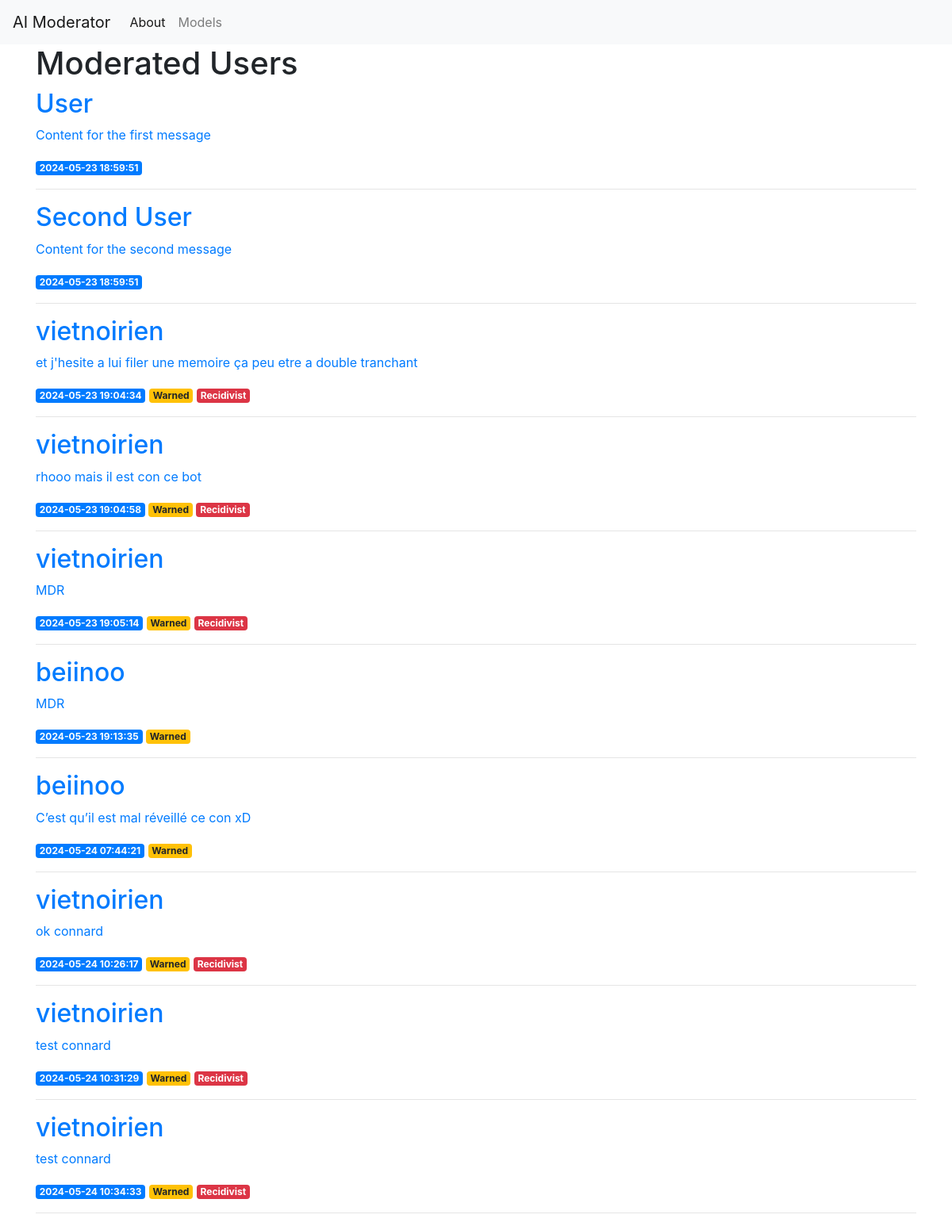
The page / on the database its author committed.
### tables this page shows
CREATE TABLE posts (
    id INTEGER PRIMARY KEY AUTOINCREMENT,
    created TIMESTAMP NOT NULL DEFAULT CURRENT_TIMESTAMP,
    author TEXT NOT NULL,
    message TEXT NOT NULL,
    moderation TEXT NOT NULL
);

### project.py (the view)
@app.route('/')
@template_utils
def index(utils):
    posts = get_posts()
    return render_template('index.html', posts=posts, **utils)

### project.py (called while the page is built)
def get_db_connection():
    conn = sqlite3.connect("database.db")
    conn.row_factory = sqlite3.Row
    return conn

def get_posts():
    conn = get_db_connection()
    posts = conn.execute("SELECT * FROM posts").fetchall()
    conn.close()
    return posts

def number_of_messages(username):
    username = str(username)
    conn = get_db_connection()
    cursor = conn.execute("SELECT COUNT(*) FROM posts WHERE author = ?", (username,))
    number = cursor.fetchone()[0]
    conn.close()
    return number

def get_user_id(username):
    username = str(username)
    conn = get_db_connection()
    cursor = conn.execute("SELECT id FROM users WHERE username = ?", (username,))
    user = cursor.fetchone()
    if user is None:
        conn.execute("INSERT INTO users (username) VALUES (?)", (username,))
        cursor = conn.execute("SELECT id FROM users WHERE username = ?", (username,))
        user = cursor.fetchone()
    conn.commit()
    conn.close()
    if user is not None:
        user_id = user[0]
    return user_id

def flagged(user_id):
    user_id = str(user_id)
    conn = get_db_connection()
    cursor = conn.execute("SELECT is_warned FROM users WHERE id = ?", (user_id,))
    result = cursor.fetchone()
    conn.close()
    if result is None:
        return None
    is_warned = result[0]
    return True if is_warned == 1 else False

def template_utils(func):
    @wraps(func)
    def wrapper(*args, **kwargs):
        template_utils = {
            'get_user': get_user_id,
            'flagged': flagged,
            'number_of_messages': number_of_messages,
        }
        kwargs['utils'] = template_utils
        return func(*args, **kwargs)
    return wrapper

### templates/index.html
{% extends 'base.html' %}
{% block content %}
    <h1>{% block title %} Moderated Users {% endblock %}</h1>
    {% for post in posts %}
        <a href="{{ url_for('users', username=post['author']) }}">
            <h2>{{ post['author'] }}</h2>
        </a>
        <a href="{{ url_for('post', post_id=post['id']) }}">
            <p>{{ post['message'] }}</p>
        </a>
        <span class="badge badge-primary">{{ post['created'] }}</span>
        {% set user_id = get_user(post['author']) %}
        {% if flagged(user_id) %}
            <span class="badge badge-warning">Warned</span>
            {% if number_of_messages(post['author']) > 2 %}
                <span class="badge badge-danger">Recidivist</span>
            {% endif %}
        {% endif %}
        <hr>
    {% endfor %}
{% endblock %}

### templates/base.html (shortened to what this page needs)
<!doctype html>
<html lang="en">
  <head>
    <link rel="stylesheet" href="https://stackpath.bootstrapcdn.com/bootstrap/4.3.1/css/bootstrap.min.css">
  </head>
  <body>
    <nav class="navbar navbar-expand-md navbar-light bg-light">
        <a class="navbar-brand" href="{{ url_for('index')}}">AI Moderator</a>
        <div class="collapse navbar-collapse" id="navbarNav">
            <ul class="navbar-nav">
            <li class="nav-item active">
                <a class="nav-link" href="#">About</a>
            </li>
            <li class="nav-item" >
              <a class="nav-link" href="{{url_for('models')}}">Models</a>
            </li>
            </ul>
        </div>
    </nav>
    <div class="container">
        {% block content %} {% endblock %}
    </div>
  </body>
</html>

### rows shown on the page
posts: author "User", message "Content for the first message", created "2024-05-23 18:59:51"
posts: author "Second User", message "Content for the second message", created "2024-05-23 18:59:51"
posts: author "vietnoirien", message "et j'hesite a lui filer une memoire ça peu etre a double tranchant", created "2024-05-23 19:04:34", shows "Warned", shows "Recidivist"
posts: author "vietnoirien", message "rhooo mais il est con ce bot", created "2024-05-23 19:04:58", shows "Warned", shows "Recidivist"
posts: author "vietnoirien", message "MDR", created "2024-05-23 19:05:14", shows "Warned", shows "Recidivist"
posts: author "beiinoo", message "MDR", created "2024-05-23 19:13:35", shows "Warned"
posts: author "beiinoo", message "C’est qu’il est mal réveillé ce con xD", created "2024-05-24 07:44:21", shows "Warned"
posts: author "vietnoirien", message "ok connard", created "2024-05-24 10:26:17", shows "Warned", shows "Recidivist"
posts: author "vietnoirien", message "test connard", created "2024-05-24 10:31:29", shows "Warned", shows "Recidivist"
posts: author "vietnoirien", message "test connard", created "2024-05-24 10:34:33", shows "Warned", shows "Recidivist"
